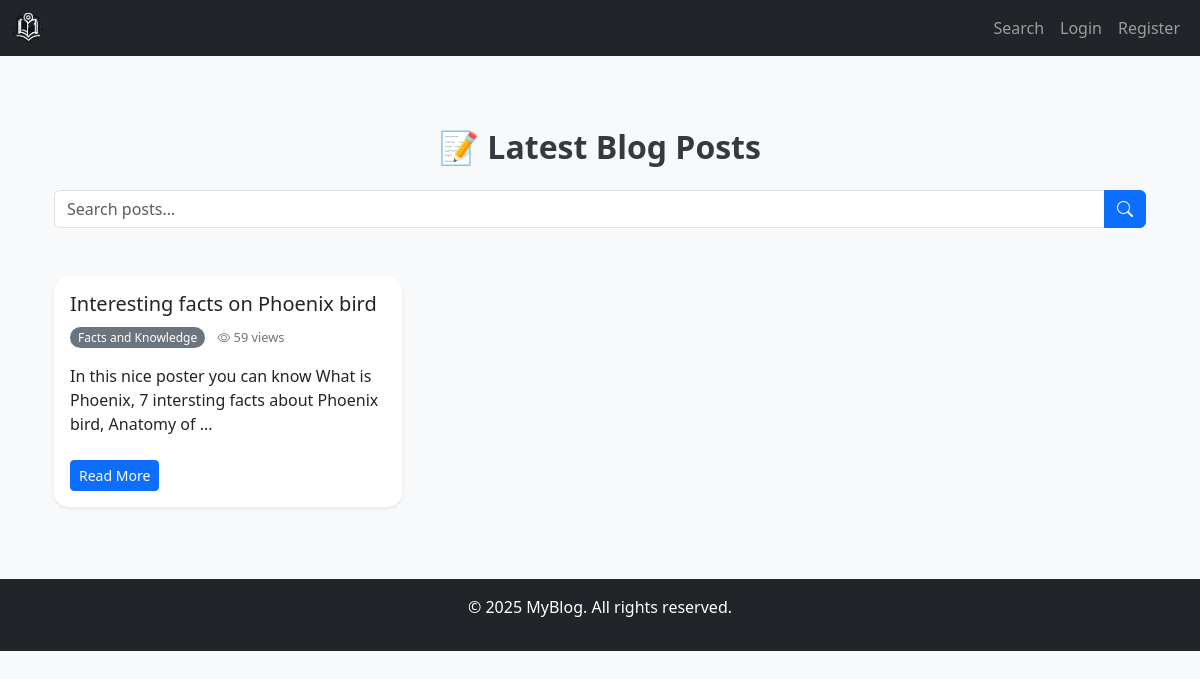
Screenshot of /blog.php with the database file from the repository.
### tables this page shows
CREATE TABLE `posts` (
  `id` int(11) NOT NULL,
  `title` varchar(255) NOT NULL,
  `content` text NOT NULL,
  `image` varchar(255) DEFAULT NULL,
  `category_id` int(11) DEFAULT NULL,
  `user_id` int(11) DEFAULT NULL,
  `views` int(11) DEFAULT 0,
  `created_at` timestamp NOT NULL DEFAULT current_timestamp()
);

CREATE TABLE `categories` (
  `id` int(11) NOT NULL,
  `name` varchar(100) NOT NULL
);

### blog.php (the view, shortened to what this page needs)
<?php
require 'includes/db.php';
require 'includes/header.php';
$searchTerm = '';
$searchClause = '';
$params = [];
$stmt = $conn->prepare("SELECT posts.*, categories.name AS category
                        FROM posts
                        LEFT JOIN categories ON posts.category_id = categories.id
                        $searchClause
                        ORDER BY created_at DESC");
$stmt->execute($params);
$posts = $stmt->fetchAll();
?>
<!DOCTYPE html>
<html lang="en">
<head>
  <link href="https://cdn.jsdelivr.net/npm/bootstrap@5.3.0/dist/css/bootstrap.min.css" rel="stylesheet">
  <link href="https://cdn.jsdelivr.net/npm/bootstrap-icons@1.10.5/font/bootstrap-icons.css" rel="stylesheet">
  <link href="https://cdn.jsdelivr.net/npm/aos@2.3.4/dist/aos.css" rel="stylesheet">
</head>
<body>
<div class="container py-5">
  <h2 class="mb-4">📝 Latest Blog Posts</h2>
  <form method="get" class="mb-5">
    <div class="input-group">
      <input type="text" name="search" class="form-control" placeholder="Search posts..." value="<?= htmlspecialchars($searchTerm) ?>">
      <button class="btn btn-primary" type="submit"><i class="bi bi-search"></i></button>
    </div>
  </form>
  <div class="row g-4">
    <?php if (count($posts) > 0): ?>
      <?php foreach ($posts as $post): ?>
        <div class="col-md-6 col-lg-4" data-aos="fade-up">
          <div class="card h-100 shadow-sm">
            <div class="card-body">
              <h5><?= htmlspecialchars($post['title']) ?></h5>
              <p>
                <span class="category-badge"><?= htmlspecialchars($post['category']) ?></span>
                <span class="views"><i class="bi bi-eye"></i> <?= $post['views'] ?> views</span>
              </p>
              <p><?= substr(strip_tags($post['content']), 0, 100) ?>...</p>
              <a href="post.php?id=<?= $post['id'] ?>" class="btn btn-sm btn-primary mt-2">Read More</a>
            </div>
          </div>
        </div>
      <?php endforeach; ?>
    <?php else: ?>
      <div class="col-12 text-center">
        <p class="text-muted">No blog posts found matching your search.</p>
      </div>
    <?php endif; ?>
  </div>
</div>
</body>
</html>
<?php require 'includes/footer.php'; ?>

### blog.php (style rules this page uses)
body { background-color: #f8f9fa; font-family: 'Segoe UI', sans-serif; }
h2 { font-weight: 600; color: #343a40; text-align: center; }
.card { transition: transform 0.3s ease, box-shadow 0.3s ease; border: none; border-radius: 15px; overflow: hidden; }
.category-badge { background-color: #6c757d; color: #fff; padding: 2px 8px; border-radius: 12px; font-size: 0.75rem; margin-right: 8px; }
.views { font-size: 0.8rem; color: #6c757d; }

### rows the page displays
posts: title "Interesting facts on Phoenix bird", category.name "Facts and Knowledge", views "59", content "In this nice poster you can know What is Phoenix, 7 intersting facts about Phoenix bird, Anatomy of"
